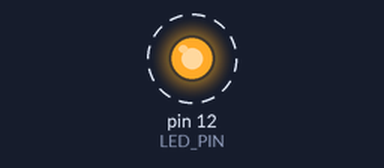
The sketch below on a simulated Arduino Uno, built with avr-gcc and run on an emulated ATmega328P. Shown: output pins drawn as LEDs (lit = HIGH). Dashed ring = blinking. What the sketch prints to the serial monitor is not drawn.

Above: at 1.5 s.
Timing chart, 0 to 5.6 s (numbered marks = the images above):
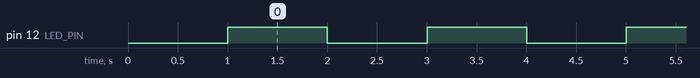

Measured:
- by itself, pin 12 (LED_PIN): alternates HIGH for 1.0 s and LOW for 1.0 s

The sketch:

lilygo-test.ino
```cpp
// Test basique pour LilyGO A7670E
// Vérifie la communication série et allume la LED

#define LED_PIN 12  // LED intégrée sur le LilyGO

void setup() {
  // Initialiser la communication série
  Serial.begin(115200);
  delay(1000);

  // Configurer la LED
  pinMode(LED_PIN, OUTPUT);

  Serial.println("=========================");
  Serial.println("LilyGO A7670E - Test");
  Serial.println("=========================");
  Serial.println("Démarrage...");
}

void loop() {
  // Faire clignoter la LED
  digitalWrite(LED_PIN, HIGH);
  Serial.println("LED ON");
  delay(1000);

  digitalWrite(LED_PIN, LOW);
  Serial.println("LED OFF");
  delay(1000);
}
```
